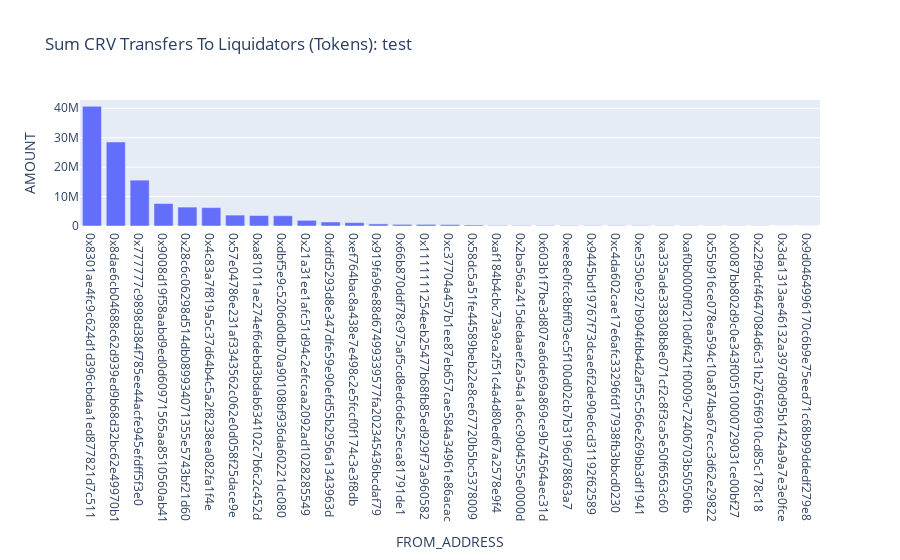

The notebook cell saved with this chart:
### Code cell
title = "test"
fig = px.bar(out_liq,
        x=out_liq.FROM_ADDRESS,
        y=out_liq.AMOUNT,
        # color='TO_ADDRESS',
        title=f"Sum CRV Transfers To Liquidators (Tokens): {title}",
        # facet_col='TO_ADDRESS',
        # facet_col_wrap=4
            )
fig.for_each_annotation(lambda a: a.update(text=a.text.split("=")[-1]))
# fig.update_layout(autotypenumbers='convert types')
# fig.update_layout(autotypenumbers='convert types')
fig.show()

### Figure 1 — Plotly figure (JSON) as saved in the notebook; plotly's stock layout.template omitted (floating-point values rounded to 4 significant figures)
{"data": [{"alignmentgroup": "True", "hovertemplate": "FROM_ADDRESS=%{x}<br>AMOUNT=%{y}<extra></extra>", "legendgroup": "", "marker": {"color": "#636efa"}, "name": "", "offsetgroup": "", "orientation": "v", "showlegend": false, "textposition": "auto", "type": "bar", "x": ["0x8301ae4fc9c624d1d396cbdaa1ed877821d7c511", "0x8dae6cb04688c62d939ed9b68d32bc62e49970b1", "0x777777c9898d384f785ee44acfe945efdff5f3e0", "0x9008d19f58aabd9ed0d60971565aa8510560ab41", "0x28c6c06298d514db089934071355e5743bf21d60", "0x4c83a7f819a5c37d64b4c5a2f8238ea082fa1f4e", "0x57e04786e231af3343562c062e0d058f25dace9e", "0xa81011ae274ef6debd3bdab634102c7b6c2c452d", "0xdbf5e9c5206d0db70a90108bf936da60221dc080", "0x21a31ee1afc51d94c2efccaa2092ad1028285549", "0xdfd5293d8e347dfe59e90efd55b2956a1343963d", "0xef764bac8a438e7e498c2e5fccf0f174c3e3f8db", "0x919fa96e88d67499339577fa202345436bcdaf79", "0x66b870ddf78c975af5cd8edc6de25eca81791de1", "0x1111111254eeb25477b68fb85ed929f73a960582", "0xc37704a457b1ee87eb657cae584a34961e86acac", "0x58dc5a51fe44589beb22e8ce67720b5bc5378009", "0xaf184b4cbc73a9ca2f51c4a4d80ed67a2578e9f4", "0x2ba56a2415dedaaef2a54a1a6cc90d4555e0000d", "0x603b1f7be3d807ea6de69a869ce9b74564aec31d", "0xee8e0fcc8bff03ec5f100d02cb7b3196d78863a7", "0x9445bd19767f73dcae6f2de90e6cd31192f62589", "0xc4da602cae17e6afc33296fd17938fb3bbcd0230", "0xe5350e927b904fdb4d2af55c566e269bb3df1941", "0xa335ade338308b8e071cf2c8f3ca5e50f6563c60", "0xaf0b0000f0210d0f421f0009c72406703b50506b", "0x55b916ce078ea594c10a874ba67ecc3d62e29822", "0x0087bb802d9c0e343f00510000729031ce00bf27", "0x22f9dcf4647084d6c31b2765f6910cd85c178c18", "0x3da1313ae46132a397d90d95b1424a9a7e3e0fce", "0x9d0464996170c6b9e75eed71c68b99ddedf279e8"], "xaxis": "x", "y": [40670000.0, 28520000.0, 15580000.0, 7633000.0, 6423000.0, 6254000.0, 3703000.0, 3560000, 3485000.0, 1927000.0, 1367000.0, 1151000.0, 702400.0, 555100.0, 550100.0, 475200.0, 350900.0, 171300.0, 159200.0, 150300.0, 132800.0, 130000.0, 127000.0, 116100.0, 99970.0, 72690.0, 69030.0, 60000, 51920.0, 33320.0, 16320.0], "yaxis": "y"}], "layout": {"barmode": "relative", "legend": {"tracegroupgap": 0}, "title": {"text": "Sum CRV Transfers To Liquidators (Tokens): test"}, "xaxis": {"anchor": "y", "domain": [0, 1], "title": {"text": "FROM_ADDRESS"}}, "yaxis": {"anchor": "x", "domain": [0, 1], "title": {"text": "AMOUNT"}}}}
